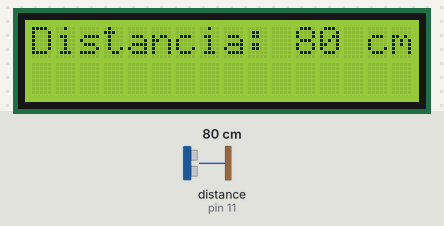
Bench run of a sketch on a simulated Arduino Uno, built with avr-gcc and run on an emulated ATmega328P. On the bench: 16×2 character LCD. The test bench sets the inputs (shaded band); at power-on: distance to the obstacle (sensor on pin 11) 80 cm. The echo pulse lasts 58.3 µs per cm.

Above: at 1.2 s.
1.3 s: distance to the obstacle (sensor on pin 11) set to 2 cm
At 3.0 s:
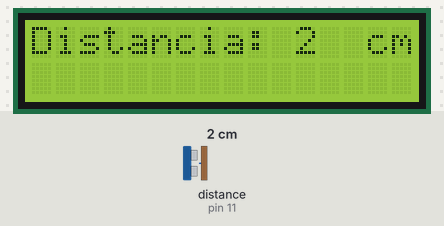
3.7 s: distance to the obstacle (sensor on pin 11) set to 4 cm
At 5.3 s:
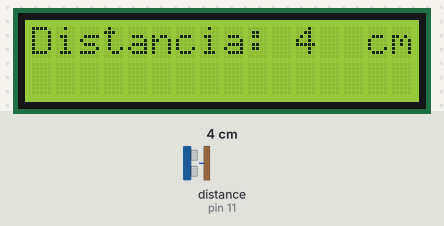
5.7 s: distance to the obstacle (sensor on pin 11) set to 9 cm
At 7.7 s:
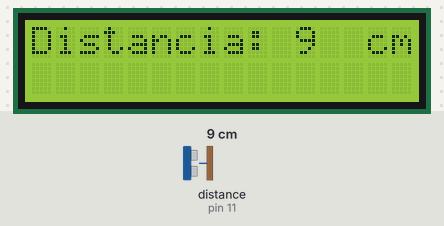
Timing chart, 0 to 9.2 s (numbered marks = the images above; inputs shaded):
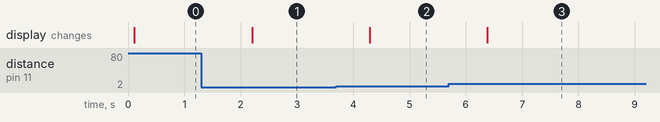

The sketch:

distancia_lcd.ino
```cpp
#include "SR04.h" // biblioteca do módulo ultrasom HC-SR04
#include <Wire.h> // biblioteca de transmissão de dados
#include "LiquidCrystal_I2C.h" // biblioteca da tela lcd IIC LCD1602

LiquidCrystal_I2C lcd(0x27,16,2); // seta o endereço do LCD para 0x27 para 16 caracteres e 2 linhas

#define TRIG_PIN 11 // número da entrada que recebe o trigger do sensor
#define ECHO_PIN 10 // número da entrada que o echo do sensor
SR04 sr04 = SR04(ECHO_PIN,TRIG_PIN); // cria uma instância de objeto do sensor, com o trigger e o echo
long distance; // variável que armazena a distância

void setup() {
  lcd.init(); // inicializa o LCD
}

void loop() {
  distance = sr04.Distance(); // calcula a distância utilizando o objeto instanciado anteriormente
  lcd.backlight(); // inicializa a luz de fundo do LCD
  lcd.setCursor(0, 0); // seta o cursor de escrita para o ponto (0, 0)
  lcd.print("Distancia:    cm"); // printa esse texto na tela
  lcd.setCursor(11,0); // seta o cursor de escrita para o ponto (11, 0)
  lcd.print(distance); // printa a distância na tela
  delay(1000); // aguarda 1 segundo
}
```

Measured:
- after the input at 1.3 s, the display: changes after 0.91 s (image 1)
- after the input at 3.7 s, the display: changes after 0.59 s (image 2)
- after the input at 5.7 s, the display: changes after 0.68 s (image 3)
